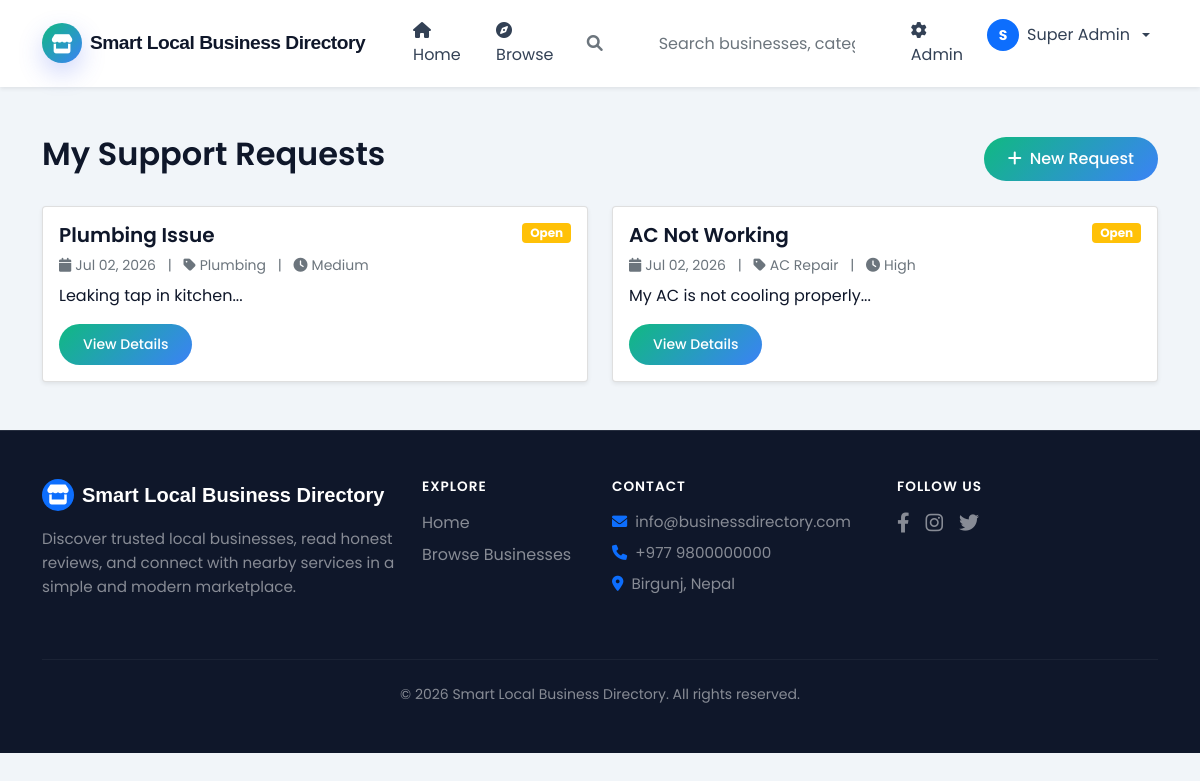
/smart-business-directory/support/index.php (signed in), run on the app's committed database.
### tables this page shows
CREATE TABLE system_settings (
    setting_id INT PRIMARY KEY AUTO_INCREMENT,
    setting_key VARCHAR(100) UNIQUE NOT NULL,
    setting_value TEXT,
    setting_type ENUM('text', 'number', 'boolean', 'json', 'file') DEFAULT 'text',
    description TEXT,
    updated_by INT,
    updated_at TIMESTAMP DEFAULT CURRENT_TIMESTAMP ON UPDATE CURRENT_TIMESTAMP,
    FOREIGN KEY (updated_by) REFERENCES users(user_id) ON DELETE SET NULL,
    INDEX idx_key (setting_key)
);

CREATE TABLE support_requests (
    request_id INT PRIMARY KEY AUTO_INCREMENT,
    user_id INT NOT NULL,
    assigned_biz_id INT DEFAULT NULL,
    title VARCHAR(200) NOT NULL,
    description TEXT NOT NULL,
    category VARCHAR(100),
    subcategory VARCHAR(100),
    urgency ENUM('low', 'medium', 'high', 'emergency') DEFAULT 'medium',
    budget_min DECIMAL(10,2),
    budget_max DECIMAL(10,2),
    address TEXT NOT NULL,
    city VARCHAR(100),
    latitude DECIMAL(10,8),
    longitude DECIMAL(11,8),
    preferred_date DATE,
    preferred_time_start TIME,
    preferred_time_end TIME,
    images TEXT,
    status ENUM('open', 'bidding', 'assigned', 'in_progress', 'completed', 'cancelled', 'expired') DEFAULT 'open',
    completed_at TIMESTAMP,
    rating INT CHECK (rating BETWEEN 1 AND 5),
    review_text TEXT,
    viewed_count INT DEFAULT 0,
    offer_count INT DEFAULT 0,
    created_at TIMESTAMP DEFAULT CURRENT_TIMESTAMP,
    updated_at TIMESTAMP DEFAULT CURRENT_TIMESTAMP ON UPDATE CURRENT_TIMESTAMP,
    FOREIGN KEY (user_id) REFERENCES users(user_id) ON DELETE CASCADE,
    FOREIGN KEY (assigned_biz_id) REFERENCES businesses(biz_id) ON DELETE SET NULL,
    INDEX idx_user (user_id),
    INDEX idx_status (status),
    INDEX idx_urgency (urgency),
    INDEX idx_created (created_at),
    INDEX idx_city (city),
    INDEX idx_location (latitude, longitude)
);

### smart-business-directory/includes/config.php (called while the page is built, shortened)
<?php
$conn = @mysqli_connect(DB_HOST, DB_USER, DB_PASS, DB_NAME);
mysqli_set_charset($conn, "utf8mb4");
function getSetting($key, $default = '') {
    global $conn;
    $key = mysqli_real_escape_string($conn, $key);
    $query = "SELECT setting_value FROM system_settings WHERE setting_key = '$key'";
    $result = mysqli_query($conn, $query);
    if ($row = mysqli_fetch_assoc($result)) {
        $value = json_decode($row['setting_value'], true);
        return isset($value['value']) ? $value['value'] : $default;
    }
    return $default;
}
?>

### smart-business-directory/includes/functions.php (called while the page is built, shortened)
<?php
require_once 'config.php';
function isLoggedIn() {
    return isset($_SESSION['user_id']) && isset($_SESSION['logged_in']) && $_SESSION['logged_in'] === true;
}
function hasRole($role) {
    return isLoggedIn() && isset($_SESSION['role']) && $_SESSION['role'] == $role;
}
function isAdmin() {
    return hasRole('admin');
}
function getSupportRequests($user_id, $limit = 10, $offset = 0) {
    global $conn;
    $query = "SELECT sr.*, b.biz_name as assigned_business_name
              FROM support_requests sr
              LEFT JOIN businesses b ON sr.assigned_biz_id = b.biz_id
              WHERE sr.user_id = $user_id
              ORDER BY sr.created_at DESC
              LIMIT $limit OFFSET $offset";
    $result = mysqli_query($conn, $query);
    $requests = [];
    while ($row = mysqli_fetch_assoc($result)) {
        $requests[] = $row;
    }
    return $requests;
}
?>

### smart-business-directory/includes/session.php (called while the page is built, shortened)
<?php
require_once 'config.php';
require_once 'functions.php';
$user_id = $_SESSION['user_id'];
$query = "SELECT * FROM users WHERE user_id = $user_id";
$result = mysqli_query($conn, $query);
?>

### smart-business-directory/support/index.php (the view, shortened to what this page needs)
<?php
require_once '../includes/config.php';
require_once '../includes/functions.php';
require_once '../includes/session.php';
$user_id = $_SESSION['user_id'];
$requests = getSupportRequests($user_id, 20, 0);
include '../includes/navbar.php';
?>
<div class="container my-5">
    <div class="d-flex justify-content-between align-items-center mb-4">
        <h2>My Support Requests</h2>
        <a href="new-request.php" class="btn btn-primary"><i class="fas fa-plus me-2"></i>New Request</a>
    </div>
    <?php if(!empty($requests)): ?>
        <div class="row g-4">
            <?php foreach($requests as $request): ?>
            <div class="col-md-6">
                <div class="card shadow-sm">
                    <div class="card-body">
                        <div class="d-flex justify-content-between align-items-start">
                            <h5 class="card-title"><?php echo $request['title']; ?></h5>
                            <span class="badge bg-<?php
                                echo $request['status'] == 'open' ? 'warning' :
                                    ($request['status'] == 'assigned' ? 'info' :
                                    ($request['status'] == 'completed' ? 'success' : 'secondary'));
                            ?>">
                                <?php echo ucfirst($request['status']); ?>
                            </span>
                        </div>
                        <p class="text-muted small mb-2">
                            <i class="fas fa-calendar me-1"></i><?php echo date('M d, Y', strtotime($request['created_at'])); ?>
                            <span class="mx-2">|</span>
                            <i class="fas fa-tag me-1"></i><?php echo $request['category']; ?>
                            <span class="mx-2">|</span>
                            <i class="fas fa-clock me-1"></i><?php echo ucfirst($request['urgency']); ?>
                        </p>
                        <p class="card-text"><?php echo substr($request['description'], 0, 150); ?>...</p>
                        <a href="request-detail.php?id=<?php echo $request['request_id']; ?>" class="btn btn-sm btn-primary">View Details</a>
                    </div>
                </div>
            </div>
            <?php endforeach; ?>
        </div>
    <?php endif; ?>
</div>
<?php include '../includes/footer.php'; ?>

### smart-business-directory/includes/navbar.php (shortened to what this page needs)
<?php
$site_name = getSetting('site_name');
?>
<!DOCTYPE html>
<html lang="en">
<head>
    <link href="https://cdn.jsdelivr.net/npm/bootstrap@5.1.3/dist/css/bootstrap.min.css" rel="stylesheet">
    <link rel="stylesheet" href="https://cdnjs.cloudflare.com/ajax/libs/font-awesome/6.0.0/css/all.min.css">
    <link rel="stylesheet" href="<?php echo SITE_URL; ?>assets/css/style.css">
</head>
<body>
<nav class="navbar navbar-expand-lg site-navbar sticky-top shadow-sm" style="background: rgba(15, 23, 42, 0.95); backdrop-filter: blur(10px); border-bottom: 1px solid rgba(255,255,255,0.1);">
    <div class="container">
        <a class="navbar-brand text-white fw-bold d-flex align-items-center gap-2" href="<?php echo SITE_URL; ?>">
            <span class="brand-mark bg-primary text-white rounded-circle d-flex align-items-center justify-content-center" style="width: 40px; height: 40px;"><i class="fas fa-store"></i></span>
            <span style="font-family: 'Outfit', sans-serif; letter-spacing: -0.5px;"><?php echo $site_name ?: 'LocalConnect'; ?></span>
        </a>
        <div class="collapse navbar-collapse" id="navbarMain">
            <ul class="navbar-nav me-auto mb-2 mb-lg-0 gap-2 ms-lg-4">
                <li class="nav-item">
                    <a class="nav-link text-white-50 hover-white transition" href="<?php echo SITE_URL; ?>">
                        <i class="fas fa-home me-1"></i>Home
                    </a>
                </li>
                <li class="nav-item">
                    <a class="nav-link text-white-50 hover-white transition" href="<?php echo SITE_URL; ?>businesses.php">
                        <i class="fas fa-compass me-1"></i>Browse
                    </a>
                </li>
            </ul>
            <form class="site-search me-3 position-relative" action="<?php echo SITE_URL; ?>search.php" method="GET" id="searchForm" style="min-width: 300px;">
                <div class="input-group">
                    <span class="input-group-text bg-white border-end-0 rounded-start-pill ps-3 text-muted" style="border-color: rgba(255,255,255,0.2);">
                        <i class="fas fa-search"></i>
                    </span>
                    <input class="form-control border-start-0 rounded-end-pill shadow-none" type="search" name="q" placeholder="Search businesses, categories..." aria-label="Search" id="searchInput" style="background: white; border-color: rgba(255,255,255,0.2);">
                </div>
            </form>
            <ul class="navbar-nav ms-auto gap-2">
                <?php if(isLoggedIn()): ?>
                    <?php if(isAdmin()): ?>
                    <li class="nav-item">
                        <a class="nav-link text-white-50 hover-white transition" href="<?php echo SITE_URL; ?>admin/">
                            <i class="fas fa-cog me-1"></i>Admin
                        </a>
                    </li>
                    <?php endif; ?>
                    <li class="nav-item dropdown">
                        <a class="nav-link dropdown-toggle text-white d-flex align-items-center gap-2" href="#" id="userDropdown" role="button" data-bs-toggle="dropdown">
                            <div class="rounded-circle bg-primary text-white d-flex align-items-center justify-content-center fw-bold" style="width: 32px; height: 32px; font-size: 14px;">
                                <?php echo substr($_SESSION['fullname'], 0, 1); ?>
                            </div>
                            <?php echo $_SESSION['fullname']; ?>
                        </a>
                    </li>
                <?php endif; ?>
            </ul>
        </div>
    </div>
</nav>

### smart-business-directory/includes/footer.php (shortened to what this page needs)
    <footer class="site-footer mt-5 text-white" style="background: #0f172a; border-top: 1px solid rgba(255,255,255,0.1);">
        <div class="container py-5">
            <div class="row g-4 align-items-start">
                <div class="col-lg-4">
                    <h5 class="fw-bold mb-3 d-flex align-items-center gap-2">
                        <span class="bg-primary text-white rounded-circle d-flex align-items-center justify-content-center" style="width: 32px; height: 32px;"><i class="fas fa-store"></i></span>
                        <span style="font-family: 'Outfit', sans-serif;"><?php echo getSetting('site_name') ?: 'LocalConnect'; ?></span>
                    </h5>
                    <p class="text-white-50 mb-0" style="font-size: 0.95rem; line-height: 1.6;">Discover trusted local businesses, read honest reviews, and connect with nearby services in a simple and modern marketplace.</p>
                </div>
                <div class="col-lg-2 col-md-4">
                    <h6 class="fw-semibold mb-3 text-uppercase" style="letter-spacing: 1px; font-size: 0.85rem;">Explore</h6>
                    <ul class="list-unstyled">
                        <li class="mb-2"><a href="<?php echo SITE_URL; ?>" class="text-white-50 text-decoration-none hover-white transition">Home</a></li>
                        <li class="mb-2"><a href="<?php echo SITE_URL; ?>businesses.php" class="text-white-50 text-decoration-none hover-white transition">Browse Businesses</a></li>
                    </ul>
                </div>
                <div class="col-lg-3 col-md-4">
                    <h6 class="fw-semibold mb-3 text-uppercase" style="letter-spacing: 1px; font-size: 0.85rem;">Contact</h6>
                    <ul class="list-unstyled text-white-50" style="font-size: 0.95rem;">
                        <li class="mb-2"><i class="fas fa-envelope me-2 text-primary"></i><?php echo getSetting('contact_email') ?: 'info@localconnect.com'; ?></li>
                        <li class="mb-2"><i class="fas fa-phone me-2 text-primary"></i><?php echo getSetting('contact_phone') ?: '+977 9812345678'; ?></li>
                        <li><i class="fas fa-map-marker-alt me-2 text-primary"></i>Birgunj, Nepal</li>
                    </ul>
                </div>
                <div class="col-lg-3 col-md-4">
                    <h6 class="fw-semibold mb-3 text-uppercase" style="letter-spacing: 1px; font-size: 0.85rem;">Follow Us</h6>
                    <div class="d-flex gap-3 flex-wrap">
                        <a href="#" class="text-white-50 hover-white transition" aria-label="Facebook"><i class="fab fa-facebook-f fa-lg"></i></a>
                        <a href="#" class="text-white-50 hover-white transition" aria-label="Instagram"><i class="fab fa-instagram fa-lg"></i></a>
                        <a href="#" class="text-white-50 hover-white transition" aria-label="Twitter"><i class="fab fa-twitter fa-lg"></i></a>
                    </div>
                </div>
            </div>
            <div class="footer-bottom mt-5 pt-4" style="border-top: 1px solid rgba(255,255,255,0.05);">
                <div class="d-flex justify-content-center align-items-center flex-wrap">
                    <p class="mb-0 text-white-50 small text-center">&copy; <?php echo date('Y'); ?> <?php echo getSetting('site_name') ?: 'LocalConnect'; ?>. All rights reserved.</p>
                </div>
            </div>
        </div>
    </footer>
</body>
</html>

### smart-business-directory/assets/css/style.css (style rules this page uses)
:root { --primary: #10b981; --primary-dark: #047857; --secondary: #3b82f6; --success: #10b981; --danger: #ef4444; --warning: #f59e0b; --info: #3b82f6; --dark: #0f172a; --light: #f1f5f9; --gray: #64748b; --gray-light: #e2e8f0; --white: #ffffff; --black: #000000; }
* { margin: 0; padding: 0; box-sizing: border-box; }
body { font-family: 'Poppins', sans-serif; background-color: var(--light); color: var(--dark); overflow-x: hidden; }
h1, h2, h3, h4, h5, h6 { font-weight: 600; }
.btn { border-radius: 50px; padding: 10px 24px; font-weight: 500; transition: all 0.3s ease; }
.btn-primary { background: linear-gradient(135deg, var(--primary) 0%, var(--secondary) 100%); border: none; }
.site-navbar { background: rgba(255, 255, 255, 0.96) !important; backdrop-filter: blur(12px); box-shadow: 0 10px 30px rgba(15, 23, 42, 0.08); border-bottom: 1px solid rgba(226, 232, 240, 0.8); }
.site-navbar .navbar-brand { color: var(--dark) !important; font-weight: 700; font-size: 1.2rem; display: flex; align-items: center; gap: 0.75rem; }
.site-navbar .brand-mark { width: 42px; height: 42px; display: inline-flex; align-items: center; justify-content: center; border-radius: 12px; color: white; background: linear-gradient(135deg, var(--primary) 0%, var(--secondary) 100%); box-shadow: 0 10px 25px rgba(67, 97, 238, 0.25); }
.site-navbar .nav-link { color: #334155 !important; padding: 0.7rem 0.95rem; border-radius: 999px; transition: all 0.25s ease; }
.site-search { position: relative; display: flex; align-items: center; width: min(360px, 100%); }
.site-search .form-control { border-radius: 999px 0 0 999px; padding-left: 2.8rem; height: 46px; border: 1px solid #e2e8f0; }
.site-footer { background: linear-gradient(135deg, #0f172a 0%, #1e293b 100%); color: #f8fafc; border-top: 1px solid rgba(255, 255, 255, 0.08); }
.site-footer a { color: rgba(255, 255, 255, 0.78); text-decoration: none; }
.site-footer .footer-bottom { border-top: 1px solid rgba(255, 255, 255, 0.12); }
.form-control, .form-select { border-radius: 12px; padding: 12px 16px; border: 1px solid var(--gray-light); transition: all 0.3s ease; }
.input-group-text { border-radius: 12px 0 0 12px; background: white; }
.transition { transition: all 0.3s ease; }

### data on the page
system_settings: setting_value "Smart Local Business Directory"
support_requests: title "Plumbing Issue", status "Open", created_at "Jul 02, 2026", category "Plumbing", urgency "Medium", description "Leaking tap in kitchen"
support_requests: title "AC Not Working", status "Open", created_at "Jul 02, 2026", category "AC Repair", urgency "High", description "My AC is not cooling properly"
system_settings: setting_value "info@businessdirectory.com"
system_settings: setting_value "+977 9800000000"

### other printed values
substr($_SESSION['fullname'], 0, 1) "S"
$_SESSION['fullname'] "Super Admin"
